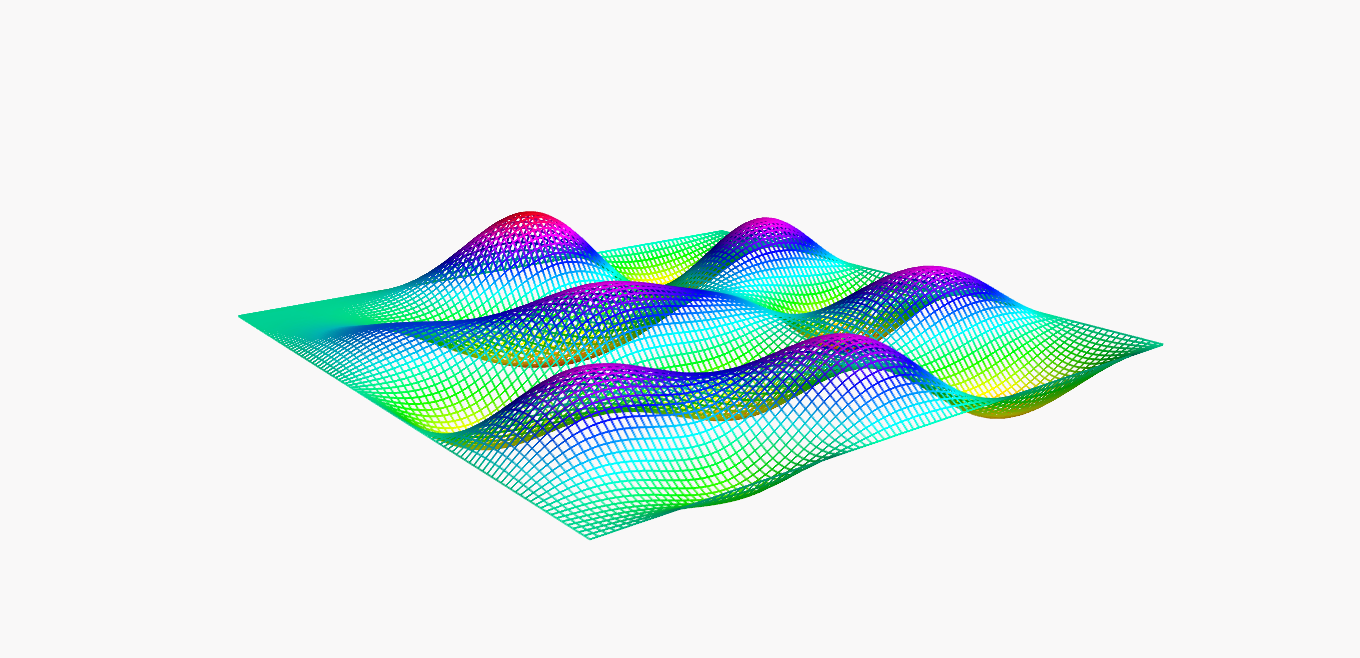

Generate this figure with Python:
#!/usr/bin/env python
#
# Purpose:
#     Solving Helmholtz eq. on a square domain using Legendre polynomial collocation.
# Problem being solved: 
#    Helmholtz eq. u_xx + u_yy + (k^2)u = f, on [-1,1]x[-1,1]
# Boundary conditions: 
#     Homogenous Dirichlet BC's
#
from pysplib import *
import numpy as np
from scipy.linalg import solve
from scipy.interpolate import interp2d
from matplotlib import pyplot as plt

import pylab as p
import mpl_toolkits.mplot3d.axes3d as p3
from matplotlib import cm

# polynomial order
n=32

# Legendre Gauss-Lobatto nodes
x,vn=zelegl(n)

# Derivative matrix for Legendre at Gauss-Lobatto nodes
D=dmlegl(n,x,vn,n)

# Tensor product grid
y=x 
xx,yy = np.meshgrid(x[1:n], y[1:n])
xx=xx.flatten(1)
yy=yy.flatten(1)

# Construct rhs vector
f=np.exp(-10.*((yy-1.)**2+(xx-0.5)**2))

# Construct differential operator
D2=np.dot(D,D)
D2=D2[1:n,1:n]
I=np.eye(n-1)
k=9.
L=np.kron(I,D2)+np.kron(D2,I)+k**2*np.eye((n-1)**2)# Helmholtz operator

# Solve the system
u=solve(L,f)

# Reshape long 1D results to 2D grid:
uu=np.zeros((n+1,n+1))
uu[1:n,1:n] = u.reshape(n-1,n-1).transpose()
xx,yy = np.meshgrid(x,y)
value = uu[n/2,n/2]

# Interpolate to finer grid and plot
uu = uu.flatten(1)
uuu = interp2d(x,y,uu,kind='cubic')

a = np.linspace(-1.,1.,100)
b = np.linspace(-1.,1.,100)
xxx,yyy = np.meshgrid(a,b)
newfunc = uuu(a,b)

# Plot results
# wireframe:
fig=p.figure()
ax = p3.Axes3D(fig)
ax.plot_wireframe(xxx,yyy,newfunc)
ax.text(-0.8,0.5,.022,'u(0,0) = %13.11f' % value)
ax.set_xlabel('X')
ax.set_ylabel('Y')
ax.set_zlabel('Z')
p.show()

# mlab plotting
from enthought.mayavi import mlab
mlab.surf(a,b,newfunc)
mlab.show()
